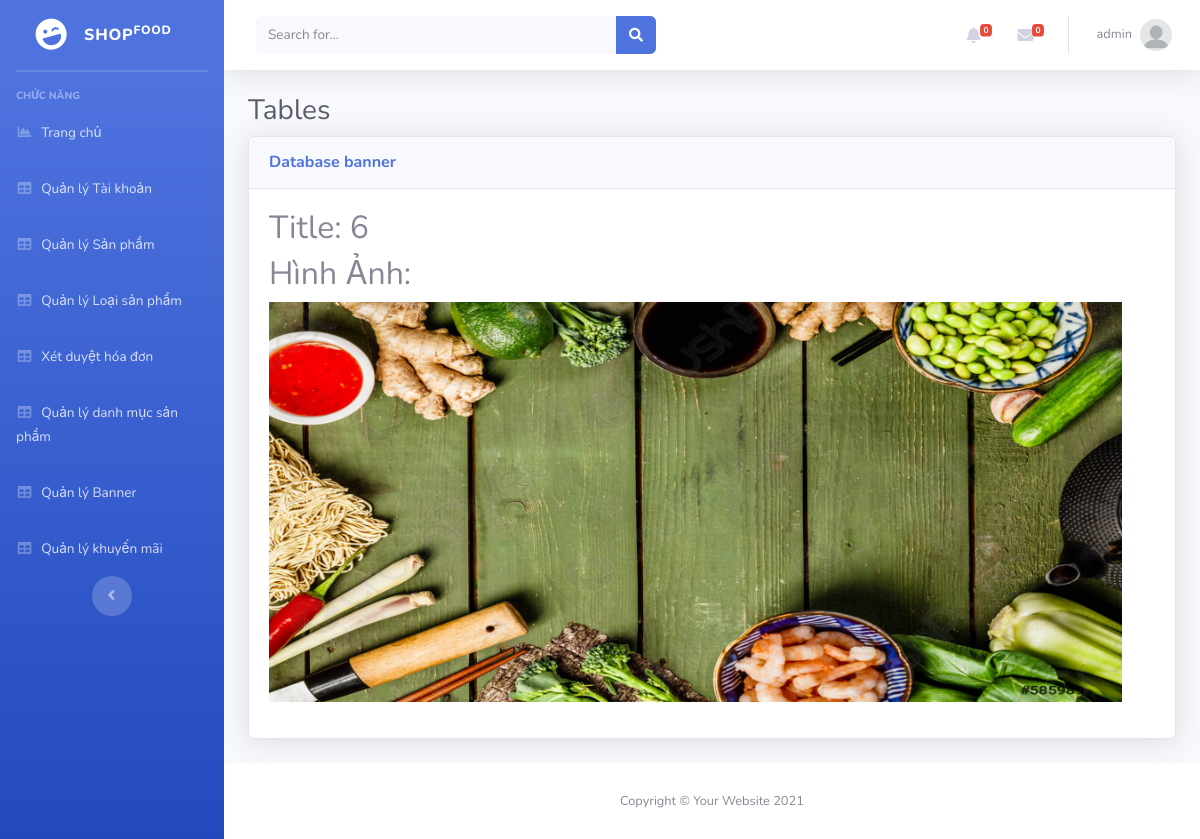
/Admin/index.php?mod=banner&act=detail&id=6 (signed in), run on the app's committed database.
### tables this page shows
CREATE TABLE `banner` (
  `Id` int(11) NOT NULL,
  `HinhAnh` varchar(255) DEFAULT NULL
);

### Admin/MVC/controllers/BannerController.php (called while the page is built, shortened)
<?php
class BannerController
{
	var $banner_model;
	function __construct()
	{
		$this->banner_model = new Banner();
	}
	public function detail()
	{
		$id = isset($_GET['id']) ? $_GET['id'] : 5;
		$data = $this->banner_model->find($id);
		require_once("MVC/Views/Admin/index.php");
	}
}

### Admin/MVC/Models/connection.php (called while the page is built, shortened)
<?php
    class Connection{
        function __construct()
        {
            $severname ="localhost";
            $username ="root";
            $password ="";
            $db_name ="shopfoodvn";
            $this->conn = new mysqli($severname,$username,$password,$db_name);
        }
    }
?>

### Admin/MVC/Models/model.php (called while the page is built, shortened)
<?php
require_once("connection.php");
class Model
{
    var $conn;
    var $table;
    var $contens;
    function __construct()
    {
        $conn_obj = new Connection();
        $this->conn = $conn_obj->conn;
    }
    function find($id)
    {
        $query = "select * from $this->table where $this->contens =$id";
        return $this->conn->query($query)->fetch_assoc();
    }
}

### Admin/MVC/Views/banner/detail.php (the view)
<table class="table table-bordered" id="dataTable" width="100%" cellspacing="0">
    <h2>Title: <?= $data['Id'] ?></h2>
    <h2>Hình Ảnh: </h2>
    <a><img src="../public/<?=$data['HinhAnh']?>" height="400px"></a>
</table>

### data on the page
banner: Id "6", HinhAnh (picture)

### other printed values
$_SESSION['login']['TaiKhoan'] "admin"
$mod "banner"
